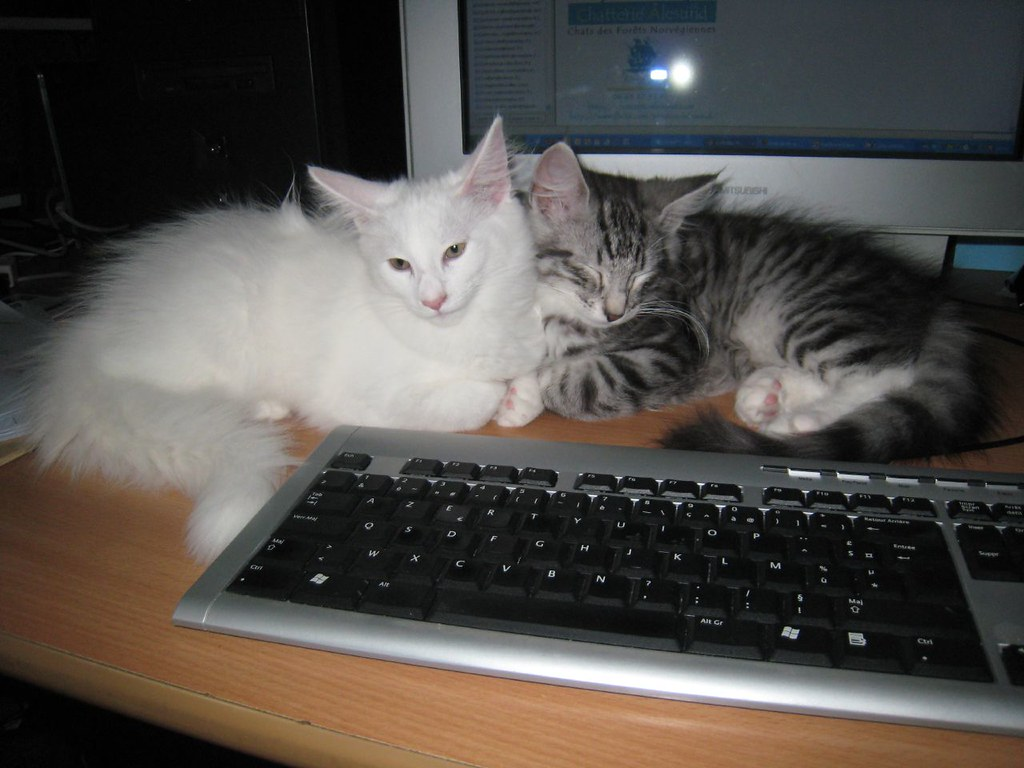
#> input picture source/image_1.jpg, 1024 x 768 px
$ python manipulation_opencv.py
#> lines starting #> are read from the running program, lines starting #| are printed output that depends on the picture
import cv2


def display_image(img, name="Image"):
    """Affiche l'image avec OpenCV dans une fenêtre nommée 'name'.

    Args:
        img: L'image à afficher.
        name (str): Le nom de la fenêtre.
    """
    cv2.imshow(name, img)
    cv2.waitKey(0)  # Attendre que l'utilisateur appuie sur 'Entrée' pour fermer la fenêtre
    cv2.destroyAllWindows()


def process_image():
    # 1. Lire l'image 'image_1.jpg' et la mettre dans la variable img
    img = cv2.imread('source/image_1.jpg')
#> img is the input picture: shape (768, 1024, 3); mean B, G, R 74.7, 79, 83.5

    # 2. Visualiser l'image dans le bon espace couleur
    display_image(img, "Image couleur")

    # 3. Convertir l'image en noir et blanc et l'afficher
    img_gray = cv2.cvtColor(img, cv2.COLOR_BGR2GRAY)
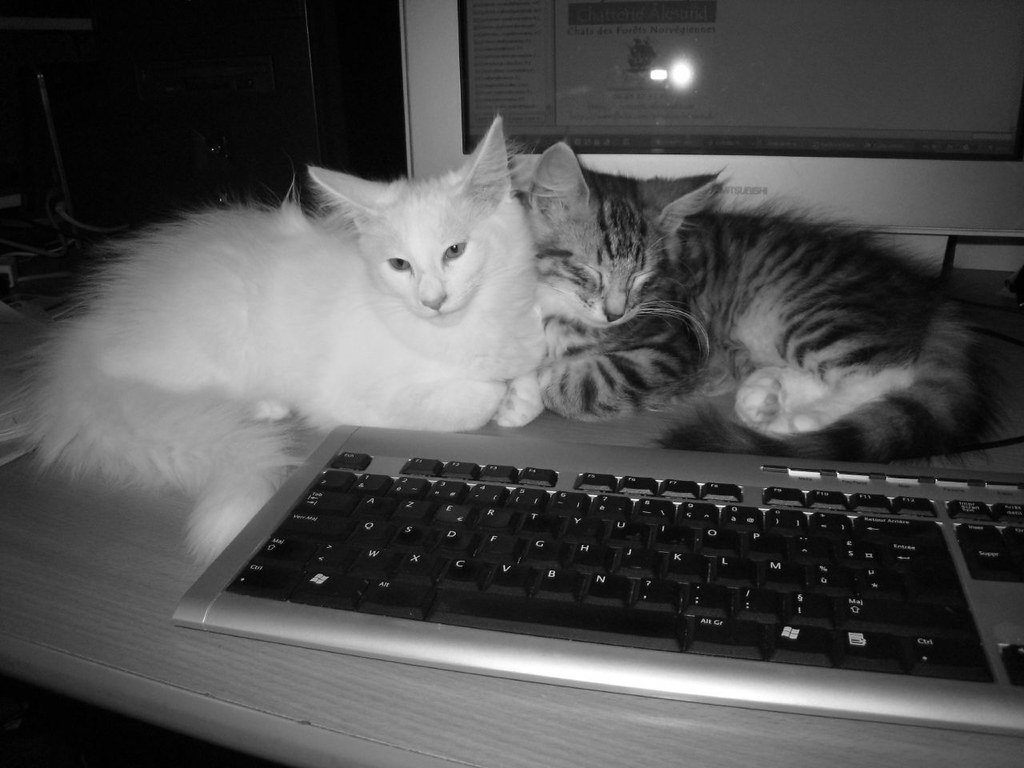
#> img_gray: shape (768, 1024); min 0, max 255, mean 79.8
    display_image(img_gray, "Image en noir et blanc")


if __name__ == "__main__":
    process_image()
